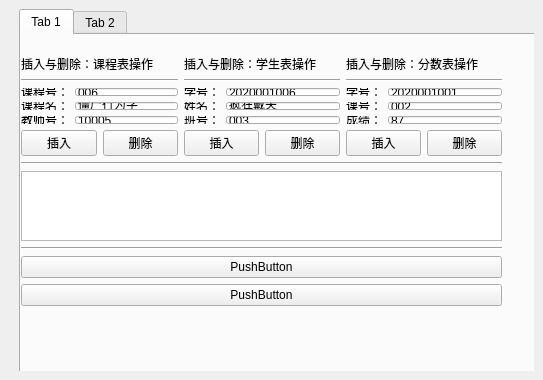
<?xml version="1.0" encoding="UTF-8"?>
<ui version="4.0">
 <class>MainWindow</class>
 <widget class="QMainWindow" name="MainWindow">
  <property name="geometry">
   <rect>
    <x>0</x>
    <y>0</y>
    <width>543</width>
    <height>380</height>
   </rect>
  </property>
  <property name="windowTitle">
   <string>MainWindow</string>
  </property>
  <widget class="QWidget" name="centralwidget">
   <layout class="QHBoxLayout" name="horizontalLayout_4">
    <item>
     <layout class="QGridLayout" name="gridLayout_2">
      <item row="0" column="0">
       <widget class="QWidget" name="widget" native="true">
        <widget class="QWidget" name="widget_2" native="true">
         <property name="geometry">
          <rect>
           <x>10</x>
           <y>0</y>
           <width>531</width>
           <height>368</height>
          </rect>
         </property>
         <widget class="QTabWidget" name="tabWidget">
          <property name="geometry">
           <rect>
            <x>0</x>
            <y>0</y>
            <width>531</width>
            <height>368</height>
           </rect>
          </property>
          <property name="currentIndex">
           <number>0</number>
          </property>
          <widget class="QWidget" name="tab">
           <attribute name="title">
            <string>Tab 1</string>
           </attribute>
           <widget class="QWidget" name="layoutWidget">
            <property name="geometry">
             <rect>
              <x>0</x>
              <y>20</y>
              <width>481</width>
              <height>251</height>
             </rect>
            </property>
            <layout class="QVBoxLayout" name="verticalLayout_6">
             <item>
              <layout class="QHBoxLayout" name="horizontalLayout_6">
               <property name="sizeConstraint">
                <enum>QLayout::SetFixedSize</enum>
               </property>
               <item>
                <layout class="QVBoxLayout" name="verticalLayout_3">
                 <item>
                  <widget class="QLabel" name="label_9">
                   <property name="text">
                    <string>插入与删除：课程表操作</string>
                   </property>
                  </widget>
                 </item>
                 <item>
                  <widget class="Line" name="line_5">
                   <property name="orientation">
                    <enum>Qt::Horizontal</enum>
                   </property>
                  </widget>
                 </item>
                 <item>
                  <layout class="QFormLayout" name="formLayout_3">
                   <item row="0" column="0">
                    <widget class="QLabel" name="label_10">
                     <property name="text">
                      <string>课程号：</string>
                     </property>
                    </widget>
                   </item>
                   <item row="0" column="1">
                    <widget class="QLineEdit" name="course_num_2">
                     <property name="text">
                      <string>006</string>
                     </property>
                    </widget>
                   </item>
                   <item row="1" column="0">
                    <widget class="QLabel" name="label_11">
                     <property name="text">
                      <string>课程名：</string>
                     </property>
                    </widget>
                   </item>
                   <item row="1" column="1">
                    <widget class="QLineEdit" name="course_name_2">
                     <property name="text">
                      <string>僵尸行为学</string>
                     </property>
                    </widget>
                   </item>
                   <item row="2" column="1">
                    <widget class="QLineEdit" name="teacher_num_2">
                     <property name="text">
                      <string>10005</string>
                     </property>
                    </widget>
                   </item>
                   <item row="2" column="0">
                    <widget class="QLabel" name="label_12">
                     <property name="text">
                      <string>教师号：</string>
                     </property>
                    </widget>
                   </item>
                  </layout>
                 </item>
                 <item>
                  <layout class="QHBoxLayout" name="horizontalLayout_7">
                   <item>
                    <widget class="QPushButton" name="pushButton_5">
                     <property name="text">
                      <string>插入</string>
                     </property>
                    </widget>
                   </item>
                   <item>
                    <widget class="QPushButton" name="pushButton_6">
                     <property name="text">
                      <string>删除</string>
                     </property>
                    </widget>
                   </item>
                  </layout>
                 </item>
                </layout>
               </item>
               <item>
                <layout class="QVBoxLayout" name="verticalLayout_7">
                 <item>
                  <widget class="QLabel" name="label_2">
                   <property name="text">
                    <string>插入与删除：学生表操作</string>
                   </property>
                  </widget>
                 </item>
                 <item>
                  <widget class="Line" name="line_6">
                   <property name="orientation">
                    <enum>Qt::Horizontal</enum>
                   </property>
                  </widget>
                 </item>
                 <item>
                  <layout class="QFormLayout" name="formLayout_5">
                   <item row="0" column="0">
                    <widget class="QLabel" name="label_17">
                     <property name="text">
                      <string>学号：</string>
                     </property>
                    </widget>
                   </item>
                   <item row="0" column="1">
                    <widget class="QLineEdit" name="stu_num_2">
                     <property name="text">
                      <string>2020001006</string>
                     </property>
                    </widget>
                   </item>
                   <item row="1" column="0">
                    <widget class="QLabel" name="label_18">
                     <property name="text">
                      <string>姓名：</string>
                     </property>
                    </widget>
                   </item>
                   <item row="1" column="1">
                    <widget class="QLineEdit" name="stu_name_2">
                     <property name="text">
                      <string>疯狂戴夫</string>
                     </property>
                    </widget>
                   </item>
                   <item row="2" column="1">
                    <widget class="QLineEdit" name="class_num_2">
                     <property name="text">
                      <string>003</string>
                     </property>
                    </widget>
                   </item>
                   <item row="2" column="0">
                    <widget class="QLabel" name="label_19">
                     <property name="text">
                      <string>班号：</string>
                     </property>
                    </widget>
                   </item>
                  </layout>
                 </item>
                 <item>
                  <layout class="QHBoxLayout" name="horizontalLayout_8">
                   <item>
                    <widget class="QPushButton" name="pushButton_11">
                     <property name="text">
                      <string>插入</string>
                     </property>
                    </widget>
                   </item>
                   <item>
                    <widget class="QPushButton" name="pushButton_12">
                     <property name="text">
                      <string>删除</string>
                     </property>
                    </widget>
                   </item>
                  </layout>
                 </item>
                </layout>
               </item>
               <item>
                <layout class="QVBoxLayout" name="verticalLayout_8">
                 <item>
                  <widget class="QLabel" name="label_20">
                   <property name="text">
                    <string>插入与删除：分数表操作</string>
                   </property>
                  </widget>
                 </item>
                 <item>
                  <widget class="Line" name="line_8">
                   <property name="orientation">
                    <enum>Qt::Horizontal</enum>
                   </property>
                  </widget>
                 </item>
                 <item>
                  <layout class="QFormLayout" name="formLayout_6">
                   <item row="0" column="0">
                    <widget class="QLabel" name="label_21">
                     <property name="text">
                      <string>学号：</string>
                     </property>
                    </widget>
                   </item>
                   <item row="0" column="1">
                    <widget class="QLineEdit" name="score_student_num_2">
                     <property name="text">
                      <string>2020001001</string>
                     </property>
                    </widget>
                   </item>
                   <item row="1" column="0">
                    <widget class="QLabel" name="label_22">
                     <property name="text">
                      <string>课号：</string>
                     </property>
                    </widget>
                   </item>
                   <item row="1" column="1">
                    <widget class="QLineEdit" name="score_course_num_2">
                     <property name="text">
                      <string>002</string>
                     </property>
                    </widget>
                   </item>
                   <item row="2" column="1">
                    <widget class="QLineEdit" name="score_grade_2">
                     <property name="text">
                      <string>87</string>
                     </property>
                    </widget>
                   </item>
                   <item row="2" column="0">
                    <widget class="QLabel" name="label_23">
                     <property name="text">
                      <string>成绩：</string>
                     </property>
                    </widget>
                   </item>
                  </layout>
                 </item>
                 <item>
                  <layout class="QHBoxLayout" name="horizontalLayout_9">
                   <item>
                    <widget class="QPushButton" name="pushButton_13">
                     <property name="text">
                      <string>插入</string>
                     </property>
                    </widget>
                   </item>
                   <item>
                    <widget class="QPushButton" name="pushButton_14">
                     <property name="text">
                      <string>删除</string>
                     </property>
                    </widget>
                   </item>
                  </layout>
                 </item>
                </layout>
               </item>
              </layout>
             </item>
             <item>
              <widget class="Line" name="line_9">
               <property name="orientation">
                <enum>Qt::Horizontal</enum>
               </property>
              </widget>
             </item>
             <item>
              <widget class="QTableView" name="ins_del_tableView_2"/>
             </item>
             <item>
              <widget class="Line" name="line_10">
               <property name="orientation">
                <enum>Qt::Horizontal</enum>
               </property>
              </widget>
             </item>
             <item>
              <widget class="QPushButton" name="pushButton_15">
               <property name="text">
                <string>PushButton</string>
               </property>
              </widget>
             </item>
             <item>
              <widget class="QPushButton" name="pushButton_16">
               <property name="text">
                <string>PushButton</string>
               </property>
              </widget>
             </item>
            </layout>
           </widget>
          </widget>
          <widget class="QWidget" name="tab_2">
           <attribute name="title">
            <string>Tab 2</string>
           </attribute>
          </widget>
         </widget>
        </widget>
       </widget>
      </item>
     </layout>
    </item>
   </layout>
  </widget>
  <action name="action_show_course_table">
   <property name="text">
    <string>课程表</string>
   </property>
  </action>
 </widget>
 <resources/>
 <connections/>
 <slots>
  <slot>stu_insert()</slot>
  <slot>stu_delete()</slot>
  <slot>course_insert()</slot>
  <slot>course_delete()</slot>
  <slot>score_insert()</slot>
  <slot>score_delete()</slot>
  <slot>show_course_table()</slot>
  <slot>show_stu_table()</slot>
  <slot>show_score_table()</slot>
 </slots>
</ui>
